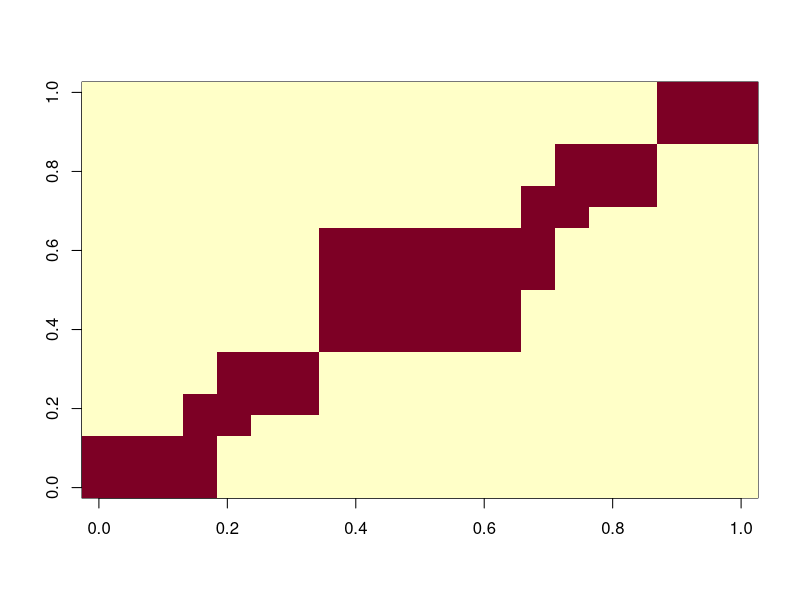
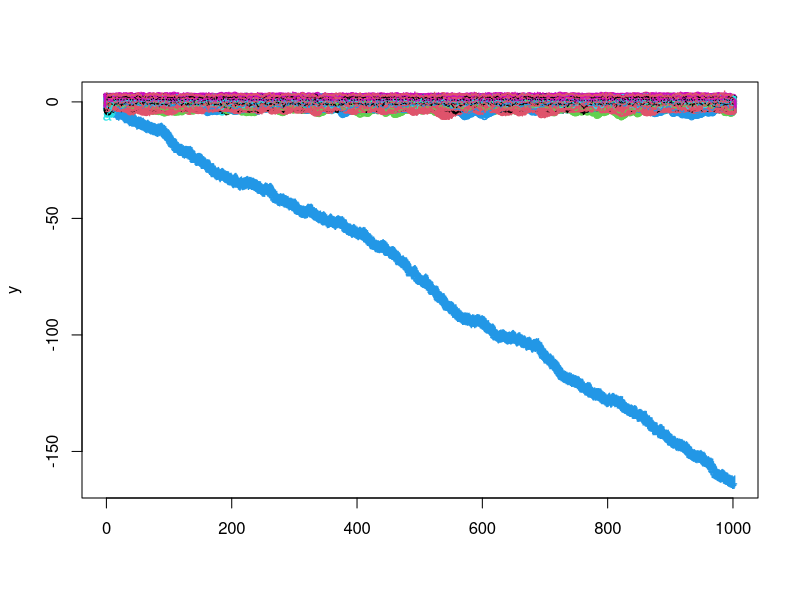
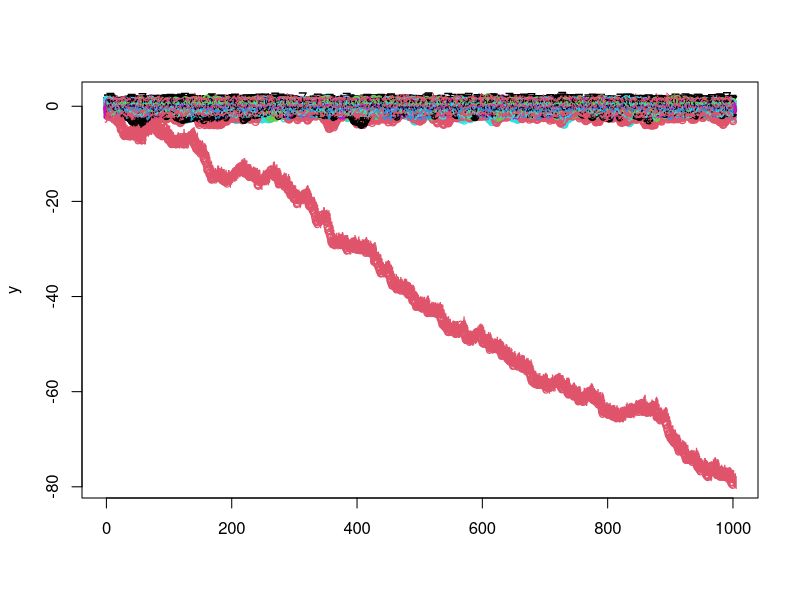
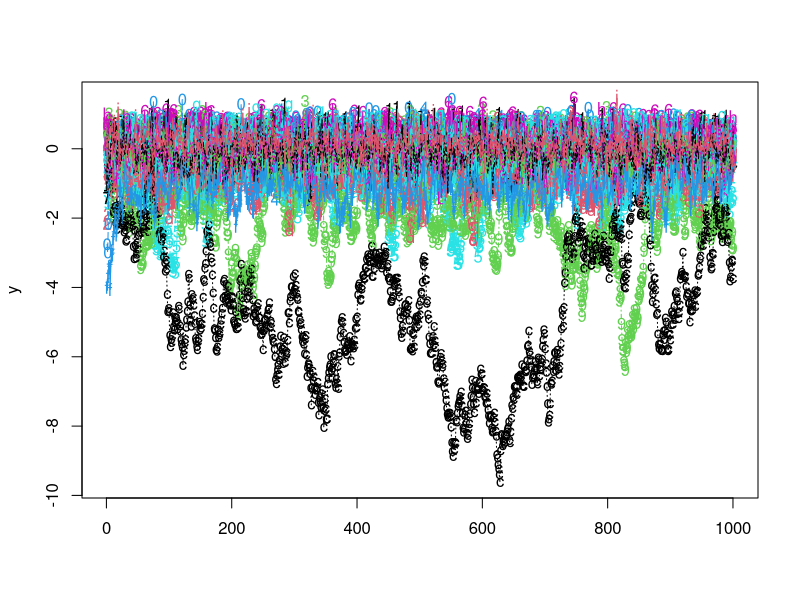

Generate these figures, in order, with R: (Note: this script raises an error after producing the figures.)
####################################################################################
### FB 12/06/2018 -- Generating replicated datasets for 10 species #################
### Both Lotka-Volterra discrete-time (Ricker) competition and VAR(1) (Gompertz) ###
####################################################################################

rm(list = ls())
set.seed(5)

### Mainly competition dataset

### Do we use the same exact network structure? Sounds OK
### We use the one below
interactions10species = rbind(c(1,1,1,0,0,0,0,0,0,0),
                             c(1,1,1,0,0,0,0,0,0,0),
                             c(1,1,1,0,0,0,0,0,0,0),
                             c(1,1,1,1,1,0,0,0,0,0),
                             c(0,0,0,1,1,1,1,0,0,0),
                             c(0,0,0,0,1,1,1,0,0,0),
                             c(0,0,0,0,1,1,1,0,0,0),
                             c(0,0,0,0,0,0,0,1,1,1),
                             c(0,0,0,0,0,0,0,1,1,1),
                             c(0,0,0,0,0,0,0,1,1,1))
null_mat = matrix(0,10,10)
interaction_matrix = rbind(cbind(interactions10species,null_mat),cbind(null_mat,interactions10species))
### Adding some links between the two main compartments by adding a big connected cluster
interaction_matrix[8:13,8:13] = matrix(1,6,6) ## module filled with ones
interaction_matrix
image(interaction_matrix)
nspecies = nrow(interaction_matrix)

### Random draw of parameter values using Gaussian variables with an interaction strength mean and variance

# How many repeats? 
nrepeats=25

### High-level parameters
tmax=1000 ## Number of time units. 500 timesteps total for the simulation, and we select the 300 last time steps for model fitting
index_time=1:tmax

# Temporal noise on the population growth rate in logarithmic scale 
sigma=0.3 # Sigma^2= 0.1

niter=1

while (niter<(nrepeats+1))
{

print(paste("site/repeat =",niter))
  
# Nonlinear LV discrete-time (Ricker) competition
stability_crit = 1.5 #initializing stability criteria
### Use feasability (strictly positive interior fixed point) with min threshold for abundances

while(stability_crit >1){
  print("Try out new parameter set for LV model")
  
  ### Simulate the A = (alpha_ij) matrix
  min_inter_pos = 0.05
  max_inter_pos = 0.10
  min_inter_neg = -0.1
  max_inter_neg = -0.2
  min_intra = - 0.8
  max_intra = -0.3
  frac_pos = 0.2
  ### To avoid introducing too weak interactions, we change the techniques
  ### There is a fraction of positive interactions, set to frac_pos, which is set to 20% of off-diagonal interactions
  ### If a Bernouilli draw decides positive, drawn from a Beta distrib for positive values and else from a Beta distrib for negative values
  ### The Beta distribution is scaled, so that the min_inter_pos max_inter_pos, min_inter_neg, max_inter_neg, min_intra,max_intra 
  ### specify instead the distribution. I could use Uniform even (would be easiest to compute the variance). 
  
  alpha=interaction_matrix
  for (ki in 1:nspecies){
    for (kj in 1:nspecies){
      noise_strength=rbeta(1,2,2) ### so that there's a min interaction strength
      ## noise_strength=runif(1,0,sigma_A) ## somewhat arbitrary but chosen to keep sign and magnitude of interaction in check
      if (ki==kj){alpha[ki,kj]= alpha[ki,kj]*(min_intra+(max_intra-min_intra)*noise_strength) } 
     else  { sign_inter = rbinom(1,1,frac_pos)
     if (sign_inter==1)
      {
         alpha[ki,kj]= alpha[ki,kj]*(min_inter_pos+(max_inter_pos-min_inter_pos)*noise_strength)
      }   
     else {alpha[ki,kj]= alpha[ki,kj]*(min_inter_neg+(max_inter_neg-min_inter_neg)*noise_strength)}
     }
    }
  }
  alpha
  
  ### Simulate the growth rates -- better to simulate them here to check the combination alpha - r is feasible
  r<-runif(nspecies,0.5,1) # Maximal growth rates // could covary with interaction strength later on. 
  # r<-runif(nspecies,2,3) # for more chaotic dynamics. 
  
  ### Equilibrium, mean values - some algebra
  N_star<-solve(alpha) %*% (-r) ### check the equilibrium is feasible, at least with those r values...
  N_star # 
  
  ### Store the VAR(1) model 
  N_star_mat = matrix(rep(as.vector(N_star),nspecies),nspecies,nspecies,byrow=T)
  Jacobian = diag(nspecies) + alpha*N_star_mat
  spectral_radius = max(abs(eigen(Jacobian)$values)) 
  spectral_radius # 
  
  # Simulate the model

  Y=matrix(1,nrow=tmax,ncol=nspecies)
  epsilon<-matrix(0, nrow=tmax-1,ncol=nspecies,byrow=TRUE) # Noise on growth rates
  
  for (i in 1:nspecies){
    Y[1,i]=abs(rnorm(1,1,1))} #### Initial condition - most changing part across repeats
  for (t in 1:(tmax-1)){
    epsilon[t,]<-rnorm(nspecies,mean = 0, sd = sigma) # Residual noise on log-population growth rates
    Y[t+1,] = Y[t,]*exp(r+alpha %*% Y[t,] + epsilon[t,]) # Ricker dynamics // Note FB: Beverton-Holt would be another option, more stable
  }
  y=log(Y)
  #y=y-mean(y)
  
  matplot(y)
  matlines(y)
  
  #feasible = (min(y)>(-25))
  #if (feasible==TRUE){print("Found LV TS")}
  #found one right parameter set 
  if (min(N_star)>0.00001){stability_crit=0.5; print("Found LV param set")}
  
}
  
# save data to file
DataTemp_wTime_abs_LV = data.frame(niter*rep(1,tmax),index_time,y) ## Y kinda works too
DataTemp_wTime_abs_LV  = format(DataTemp_wTime_abs_LV,digits=3,scientific=T)
### Write this in total dataframes
if (niter==1){ 	# Create data structures
  Data_wTime_abs_LV=DataTemp_wTime_abs_LV
} else {
  Data_wTime_abs_LV=rbind(Data_wTime_abs_LV,DataTemp_wTime_abs_LV)}
# save quantitative interaction matrix
write.csv(alpha,file=paste("../data/alpha/alphaMatrix",niter,".csv",sep=""))
write.csv(r,file=paste("../data/r/rVector",niter,".csv",sep=""))


### Now switch model 

# M/VAR(1) (Gompertz) competition model
spectral_radius = 1.5 #initializing
  while(spectral_radius>1){
    print("Try out new initial conditions VAR")
    
    # Define the interaction matrix
   
    B = Jacobian 
    diag(B) = diag(B)/3 + 0.2
    B
    spectral_radius = max(abs(eigen(B)$values))
    spectral_radius
    # Your typical MAR(1) matrix - is it stable
    
    # Simulate the VAR(1) model
    ysim=matrix(0,nrow = tmax,ncol=nspecies)
    ysim[1,] = rnorm(nspecies,0.5,0.1)
    for (time_index in 1:(tmax-1)){
      ysim[time_index+1,] = B %*% ysim[time_index,] + rnorm(nspecies,0,sigma)
    }
    matplot(ysim)
    matlines(ysim) #check
    
    # Say we found a nice param set
    if (spectral_radius>1){print("Found VAR(1) param set")}
  }
# save data to file
DataTemp_wTime_abs_VAR = data.frame(niter*rep(1,tmax),index_time,ysim)
DataTemp_wTime_abs_VAR  = format(DataTemp_wTime_abs_VAR,digits=3,scientific=T)
### Write this in total dataframes
if (niter==1){ 	# Create data structures
  Data_wTime_abs_VAR=DataTemp_wTime_abs_VAR
} else {
  Data_wTime_abs_VAR=rbind(Data_wTime_abs_VAR,DataTemp_wTime_abs_VAR)}
# save quantitative interaction matrix
write.csv(alpha,file=paste("../data/B/BMatrix",niter,".csv",sep=""))

### Increment iteration counter

niter=niter+1
}

### --------------------- Write data to file ------------------------- ### 

names(Data_wTime_abs_LV)=c("Site","Time_index","Species1","Species2","Species3","Species4","Species5","Species6","Species7","Species8","Species9","Species10")
names(Data_wTime_abs_VAR)=c("Site","Time_index","Species1","Species2","Species3","Species4","Species5","Species6","Species7","Species8","Species9","Species10")

#options(scipen=-500)
#Data_wTime_abs_LV = format(Data_wTime_abs_LV,digits=4)
#Data_wTime_abs_VAR = format(Data_wTime_abs_VAR,digits=4)
#sapply(Data_wTime_abs_LV, class)

write.csv(Data_wTime_abs_LV,file="../data/Data_wTime_abs_LV.csv")
write.csv(Data_wTime_abs_VAR,file="../data/Data_wTime_abs_VAR.csv")
